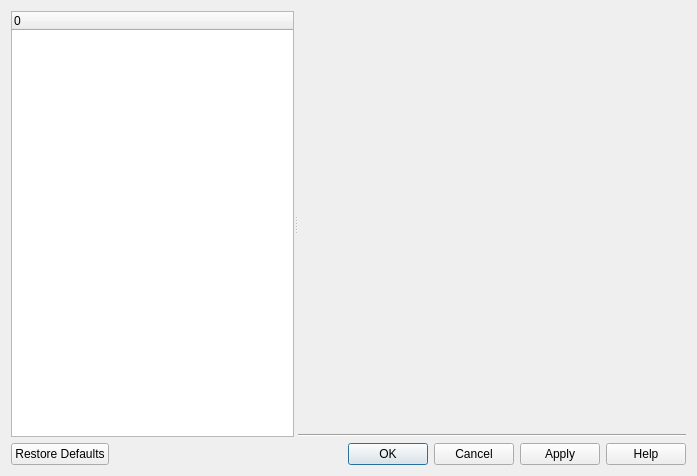
<?xml version="1.0" encoding="UTF-8"?>
<ui version="4.0">
 <class>Core::Internal::SettingsDialog</class>
 <widget class="QDialog" name="Core::Internal::SettingsDialog">
  <property name="geometry">
   <rect>
    <x>0</x>
    <y>0</y>
    <width>697</width>
    <height>476</height>
   </rect>
  </property>
  <property name="windowTitle">
   <string>Options</string>
  </property>
  <layout class="QVBoxLayout">
   <item>
    <widget class="QSplitter" name="splitter">
     <property name="orientation">
      <enum>Qt::Horizontal</enum>
     </property>
     <widget class="QTreeWidget" name="pageTree">
      <property name="sizePolicy">
       <sizepolicy hsizetype="Expanding" vsizetype="Expanding">
        <horstretch>0</horstretch>
        <verstretch>0</verstretch>
       </sizepolicy>
      </property>
      <property name="columnCount">
       <number>1</number>
      </property>
      <column>
       <property name="text">
        <string>0</string>
       </property>
      </column>
     </widget>
     <widget class="QWidget" name="layoutWidget">
      <layout class="QVBoxLayout">
       <item>
        <widget class="QStackedWidget" name="stackedPages">
         <property name="minimumSize">
          <size>
           <width>350</width>
           <height>250</height>
          </size>
         </property>
        </widget>
       </item>
       <item>
        <widget class="Line" name="line">
         <property name="orientation">
          <enum>Qt::Horizontal</enum>
         </property>
        </widget>
       </item>
      </layout>
     </widget>
    </widget>
   </item>
   <item>
    <widget class="QDialogButtonBox" name="buttonBox">
     <property name="orientation">
      <enum>Qt::Horizontal</enum>
     </property>
     <property name="standardButtons">
      <set>QDialogButtonBox::Apply|QDialogButtonBox::Cancel|QDialogButtonBox::Help|QDialogButtonBox::Ok|QDialogButtonBox::RestoreDefaults</set>
     </property>
    </widget>
   </item>
  </layout>
 </widget>
 <resources/>
 <connections>
  <connection>
   <sender>buttonBox</sender>
   <signal>accepted()</signal>
   <receiver>Core::Internal::SettingsDialog</receiver>
   <slot>accept()</slot>
   <hints>
    <hint type="sourcelabel">
     <x>297</x>
     <y>361</y>
    </hint>
    <hint type="destinationlabel">
     <x>297</x>
     <y>193</y>
    </hint>
   </hints>
  </connection>
  <connection>
   <sender>buttonBox</sender>
   <signal>rejected()</signal>
   <receiver>Core::Internal::SettingsDialog</receiver>
   <slot>reject()</slot>
   <hints>
    <hint type="sourcelabel">
     <x>297</x>
     <y>361</y>
    </hint>
    <hint type="destinationlabel">
     <x>297</x>
     <y>193</y>
    </hint>
   </hints>
  </connection>
 </connections>
</ui>
